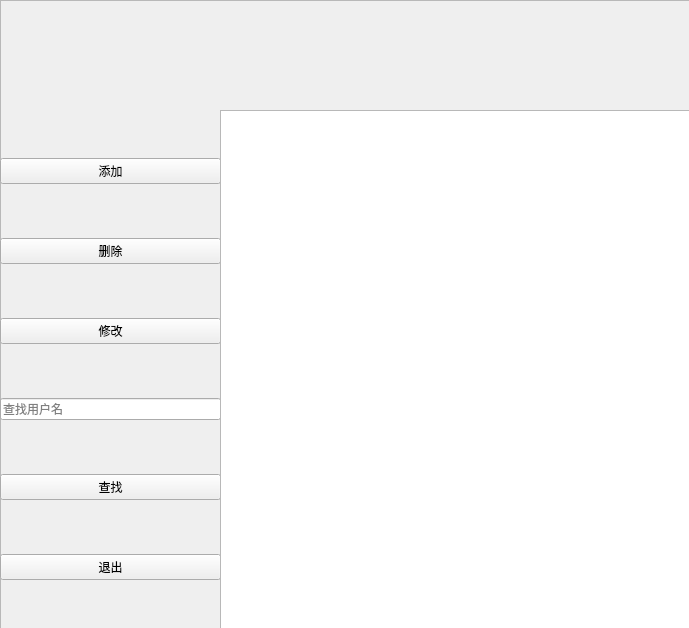
<?xml version="1.0" encoding="UTF-8"?>
<ui version="4.0">
 <class>ManageUser</class>
 <widget class="QWidget" name="ManageUser">
  <property name="geometry">
   <rect>
    <x>0</x>
    <y>0</y>
    <width>689</width>
    <height>628</height>
   </rect>
  </property>
  <property name="minimumSize">
   <size>
    <width>689</width>
    <height>628</height>
   </size>
  </property>
  <property name="maximumSize">
   <size>
    <width>689</width>
    <height>628</height>
   </size>
  </property>
  <property name="windowTitle">
   <string>修改用户</string>
  </property>
  <property name="windowIcon">
   <iconset resource="res.qrc">
    <normaloff>:/icon.jpg</normaloff>:/icon.jpg</iconset>
  </property>
  <widget class="QWidget" name="widget_2" native="true">
   <property name="geometry">
    <rect>
     <x>0</x>
     <y>110</y>
     <width>221</width>
     <height>521</height>
    </rect>
   </property>
   <layout class="QVBoxLayout" name="verticalLayout">
    <item>
     <widget class="QPushButton" name="add">
      <property name="text">
       <string>添加</string>
      </property>
     </widget>
    </item>
    <item>
     <widget class="QPushButton" name="deletee">
      <property name="text">
       <string>删除</string>
      </property>
     </widget>
    </item>
    <item>
     <widget class="QPushButton" name="change">
      <property name="text">
       <string>修改</string>
      </property>
     </widget>
    </item>
    <item>
     <widget class="QLineEdit" name="input">
      <property name="text">
       <string/>
      </property>
      <property name="placeholderText">
       <string>查找用户名</string>
      </property>
     </widget>
    </item>
    <item>
     <widget class="QPushButton" name="find">
      <property name="text">
       <string>查找</string>
      </property>
     </widget>
    </item>
    <item>
     <widget class="QPushButton" name="exit">
      <property name="text">
       <string>退出</string>
      </property>
     </widget>
    </item>
   </layout>
  </widget>
  <widget class="QWidget" name="widget_3" native="true">
   <property name="geometry">
    <rect>
     <x>220</x>
     <y>0</y>
     <width>461</width>
     <height>111</height>
    </rect>
   </property>
  </widget>
  <widget class="QWidget" name="widget" native="true">
   <property name="geometry">
    <rect>
     <x>0</x>
     <y>0</y>
     <width>221</width>
     <height>111</height>
    </rect>
   </property>
   <property name="styleSheet">
    <string notr="true">image: url(:/title.png);</string>
   </property>
  </widget>
  <widget class="QTableWidget" name="tableWidget">
   <property name="geometry">
    <rect>
     <x>220</x>
     <y>110</y>
     <width>471</width>
     <height>521</height>
    </rect>
   </property>
  </widget>
  <widget class="QFrame" name="frame">
   <property name="geometry">
    <rect>
     <x>0</x>
     <y>0</y>
     <width>691</width>
     <height>631</height>
    </rect>
   </property>
   <property name="styleSheet">
    <string notr="true">background-image: url(:/login.png);</string>
   </property>
   <property name="frameShape">
    <enum>QFrame::StyledPanel</enum>
   </property>
   <property name="frameShadow">
    <enum>QFrame::Raised</enum>
   </property>
  </widget>
  <zorder>frame</zorder>
  <zorder>widget_2</zorder>
  <zorder>widget_3</zorder>
  <zorder>widget</zorder>
  <zorder>tableWidget</zorder>
 </widget>
 <resources>
  <include location="res.qrc"/>
 </resources>
 <connections/>
</ui>
